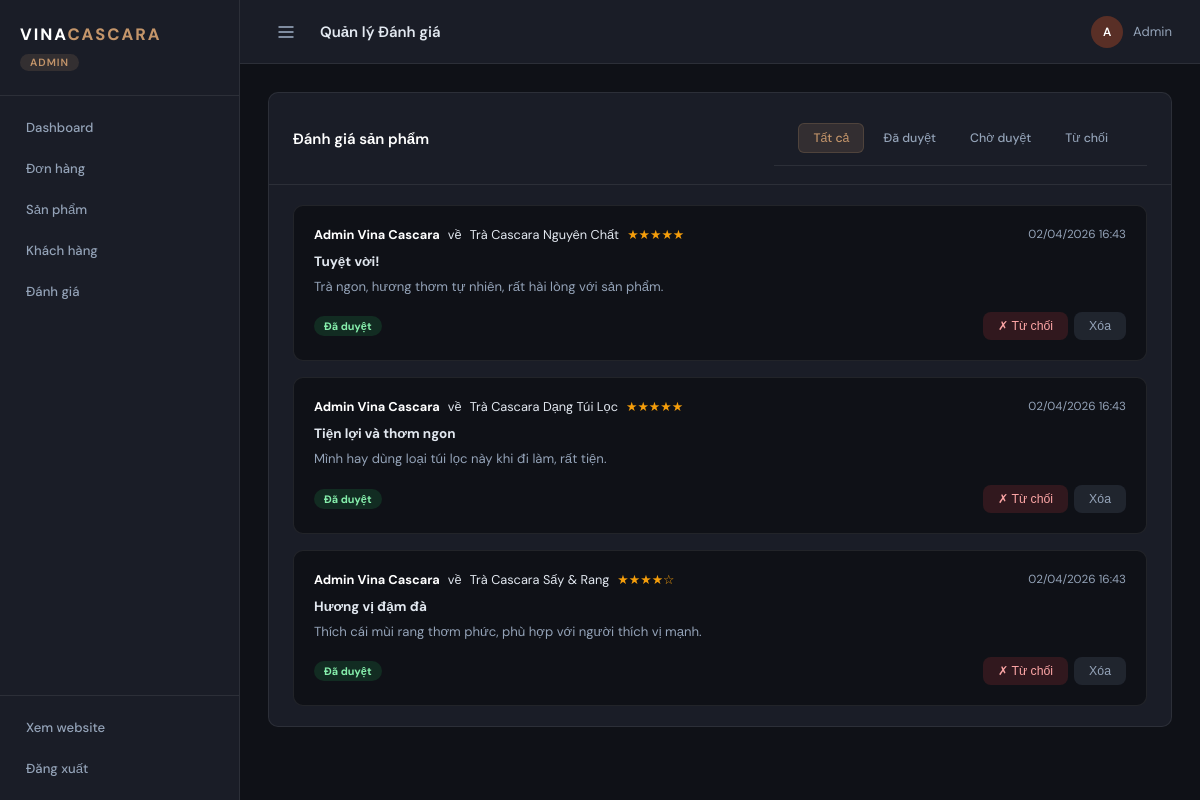
Screenshot of /admin/reviews.php (signed in) with the database file from the repository.
### tables this page shows
CREATE TABLE IF NOT EXISTS `reviews` (
  `id` INT UNSIGNED AUTO_INCREMENT PRIMARY KEY,
  `product_id` INT UNSIGNED NOT NULL,
  `user_id` INT UNSIGNED NOT NULL,
  `order_id` INT UNSIGNED NULL,
  `rating` TINYINT NOT NULL DEFAULT 5 COMMENT '1-5 stars',
  `title` VARCHAR(255) NULL,
  `comment` TEXT NULL,
  `status` ENUM('pending','approved','rejected') NOT NULL DEFAULT 'approved',
  `created_at` TIMESTAMP DEFAULT CURRENT_TIMESTAMP,
  FOREIGN KEY (`product_id`) REFERENCES `products`(`id`) ON DELETE CASCADE,
  FOREIGN KEY (`user_id`) REFERENCES `users`(`id`) ON DELETE CASCADE,
  FOREIGN KEY (`order_id`) REFERENCES `orders`(`id`) ON DELETE SET NULL
);

CREATE TABLE IF NOT EXISTS `users` (
  `id` INT UNSIGNED AUTO_INCREMENT PRIMARY KEY,
  `name` VARCHAR(150) NOT NULL,
  `email` VARCHAR(255) NOT NULL UNIQUE,
  `password` VARCHAR(255) NULL COMMENT 'NULL for Google OAuth users',
  `avatar` VARCHAR(500) NULL,
  `role` ENUM('customer','admin') NOT NULL DEFAULT 'customer',
  `google_id` VARCHAR(100) NULL UNIQUE,
  `phone` VARCHAR(20) NULL,
  `address` TEXT NULL,
  `email_verified` TINYINT(1) NOT NULL DEFAULT 0,
  `created_at` TIMESTAMP DEFAULT CURRENT_TIMESTAMP,
  `updated_at` TIMESTAMP DEFAULT CURRENT_TIMESTAMP ON UPDATE CURRENT_TIMESTAMP
);

CREATE TABLE IF NOT EXISTS `products` (
  `id` INT UNSIGNED AUTO_INCREMENT PRIMARY KEY,
  `category_id` INT UNSIGNED NULL,
  `name` VARCHAR(255) NOT NULL,
  `slug` VARCHAR(255) NOT NULL UNIQUE,
  `short_description` TEXT NULL,
  `description` LONGTEXT NULL,
  `price` DECIMAL(12,2) NOT NULL DEFAULT 0,
  `compare_price` DECIMAL(12,2) NULL COMMENT 'Original price for discount display',
  `stock` INT NOT NULL DEFAULT 0,
  `sku` VARCHAR(100) NULL UNIQUE,
  `weight` DECIMAL(8,2) NULL COMMENT 'In grams',
  `featured` TINYINT(1) NOT NULL DEFAULT 0,
  `status` ENUM('active','inactive','draft') NOT NULL DEFAULT 'active',
  `created_at` TIMESTAMP DEFAULT CURRENT_TIMESTAMP,
  `updated_at` TIMESTAMP DEFAULT CURRENT_TIMESTAMP ON UPDATE CURRENT_TIMESTAMP,
  FOREIGN KEY (`category_id`) REFERENCES `categories`(`id`) ON DELETE SET NULL
);

### core/Auth.php (called while the page is built, shortened)
<?php
class Auth {
    public static function isLoggedIn(): bool {
        return !empty($_SESSION['logged_in']) && !empty($_SESSION['user_id']);
    }
    public static function user(): ?array {
        return [
            'id'     => $_SESSION['user_id'],
            'name'   => $_SESSION['user_name'],
            'email'  => $_SESSION['user_email'],
            'avatar' => $_SESSION['user_avatar'] ?? null,
            'role'   => $_SESSION['user_role'],
        ];
    }
}

### core/Database.php (called while the page is built, shortened)
<?php
class Database {
    private static ?PDO $instance = null;
    public static function getInstance(): PDO {
        if (self::$instance === null) {
            try {
                $dsn_no_db = sprintf('mysql:host=%s;port=%s;charset=utf8mb4', DB_HOST, DB_PORT);
                $pdo = new PDO($dsn_no_db, DB_USER, DB_PASS, [
                    PDO::ATTR_ERRMODE => PDO::ERRMODE_EXCEPTION,
                    PDO::MYSQL_ATTR_INIT_COMMAND => "SET NAMES utf8mb4 COLLATE utf8mb4_unicode_ci"
                ]);
                $dbName = "`" . str_replace("`", "``", DB_NAME) . "`";
                $pdo->exec("CREATE DATABASE IF NOT EXISTS $dbName DEFAULT CHARACTER SET utf8mb4 COLLATE utf8mb4_unicode_ci");
                $pdo->exec("USE $dbName");
                $pdo->setAttribute(PDO::ATTR_DEFAULT_FETCH_MODE, PDO::FETCH_ASSOC);
                $pdo->setAttribute(PDO::ATTR_EMULATE_PREPARES, false);
                self::$instance = $pdo;
                require_once __DIR__ . '/Migrator.php';
                $migrator = new Migrator(self::$instance);
                $migrator->run();
            } catch (PDOException $e) {
                if (defined('APP_DEBUG') && APP_DEBUG) {
                    die('Database connection failed: ' . $e->getMessage());
                } else {
                    die('Service temporarily unavailable (Database Auto-Init Failed).');
                }
            }
        }
        return self::$instance;
    }
    public static function query(string $sql, array $params = []): PDOStatement {
        $stmt = self::getInstance()->prepare($sql);
        $stmt->execute($params);
        return $stmt;
    }
    public static function fetchAll(string $sql, array $params = []): array {
        return self::query($sql, $params)->fetchAll();
    }
}

### core/Migrator.php (called while the page is built, shortened)
<?php
class Migrator {
    private PDO $pdo;
    public function __construct(PDO $pdo) {
        $this->pdo = $pdo;
    }
    public function run() {
        $this->pdo->exec("CREATE TABLE IF NOT EXISTS users (
            id INT AUTO_INCREMENT PRIMARY KEY,
            name VARCHAR(100) NOT NULL,
            email VARCHAR(100) NOT NULL UNIQUE,
            password VARCHAR(255) NULL,
            phone VARCHAR(20) NULL,
            avatar VARCHAR(255) NULL,
            google_id VARCHAR(100) NULL UNIQUE,
            role ENUM('customer', 'admin') DEFAULT 'customer',
            created_at TIMESTAMP DEFAULT CURRENT_TIMESTAMP
        )");
        $this->pdo->exec("CREATE TABLE IF NOT EXISTS categories (
            id INT AUTO_INCREMENT PRIMARY KEY,
            name VARCHAR(100) NOT NULL,
            slug VARCHAR(100) NOT NULL UNIQUE
        )");
        $this->pdo->exec("CREATE TABLE IF NOT EXISTS products (
            id INT AUTO_INCREMENT PRIMARY KEY,
            category_id INT NULL,
            name VARCHAR(200) NOT NULL,
            slug VARCHAR(200) NOT NULL UNIQUE,
            short_description TEXT,
            description TEXT,
            price DECIMAL(10,2) NOT NULL,
            compare_price DECIMAL(10,2) NULL,
            stock INT DEFAULT 0,
            featured TINYINT(1) DEFAULT 0,
            status ENUM('active', 'inactive') DEFAULT 'active',
            created_at TIMESTAMP DEFAULT CURRENT_TIMESTAMP,
            FOREIGN KEY (category_id) REFERENCES categories(id) ON DELETE SET NULL
        )");
        $this->pdo->exec("CREATE TABLE IF NOT EXISTS product_images (
            id INT AUTO_INCREMENT PRIMARY KEY,
            product_id INT NOT NULL,
            image_url VARCHAR(255) NOT NULL,
            alt_text VARCHAR(100) NULL,
            is_primary TINYINT(1) DEFAULT 0,
            sort_order INT DEFAULT 0,
            FOREIGN KEY (product_id) REFERENCES products(id) ON DELETE CASCADE
        )");
        $this->pdo->exec("CREATE TABLE IF NOT EXISTS cart (
            id INT AUTO_INCREMENT PRIMARY KEY,
            user_id INT NULL,
            session_id VARCHAR(100) NULL,
            product_id INT NOT NULL,
            quantity INT DEFAULT 1,
            added_at TIMESTAMP DEFAULT CURRENT_TIMESTAMP,
            FOREIGN KEY (user_id) REFERENCES users(id) ON DELETE CASCADE,
            FOREIGN KEY (product_id) REFERENCES products(id) ON DELETE CASCADE
        )");
        $this->pdo->exec("CREATE TABLE IF NOT EXISTS orders (
            id INT AUTO_INCREMENT PRIMARY KEY,
            order_code VARCHAR(50) NOT NULL UNIQUE,
            user_id INT NULL,
            guest_name VARCHAR(100) NULL,
            guest_email VARCHAR(100) NULL,
            guest_phone VARCHAR(20) NULL,
            shipping_name VARCHAR(100) NOT NULL,
            shipping_phone VARCHAR(20) NOT NULL,
            shipping_address TEXT NOT NULL,
            shipping_province VARCHAR(100) NULL,
            shipping_district VARCHAR(100) NULL,
            subtotal DECIMAL(10,2) NOT NULL,
            shipping_fee DECIMAL(10,2) DEFAULT 0,
            discount DECIMAL(10,2) DEFAULT 0,
            total DECIMAL(10,2) NOT NULL,
            payment_method ENUM('cod', 'vnpay') DEFAULT 'cod',
            payment_status ENUM('pending', 'paid', 'failed', 'refunded') DEFAULT 'pending',
            order_status ENUM('pending', 'confirmed', 'processing', 'shipped', 'delivered', 'cancelled') DEFAULT 'pending',
            vnpay_transaction_no VARCHAR(100) NULL,
            notes TEXT NULL,
            created_at TIMESTAMP DEFAULT CURRENT_TIMESTAMP,
            FOREIGN KEY (user_id) REFERENCES users(id) ON DELETE SET NULL
        )");
        $this->pdo->exec("CREATE TABLE IF NOT EXISTS order_items (
            id INT AUTO_INCREMENT PRIMARY KEY,
            order_id INT NOT NULL,
            product_id INT NULL,
            product_name VARCHAR(200) NOT NULL,
            product_image VARCHAR(255) NULL,
            price DECIMAL(10,2) NOT NULL,
            quantity INT NOT NULL,
            subtotal DECIMAL(10,2) NOT NULL,
            FOREIGN KEY (order_id) REFERENCES orders(id) ON DELETE CASCADE,
            FOREIGN KEY (product_id) REFERENCES products(id) ON DELETE SET NULL
        )");
        $this->pdo->exec("CREATE TABLE IF NOT EXISTS reviews (
            id INT AUTO_INCREMENT PRIMARY KEY,
            product_id INT NOT NULL,
            user_id INT NOT NULL,
            rating INT NOT NULL CHECK (rating >= 1 AND rating <= 5),
            title VARCHAR(150) NULL,
            comment TEXT NULL,
            status ENUM('pending', 'approved', 'rejected') DEFAULT 'pending',
            created_at TIMESTAMP DEFAULT CURRENT_TIMESTAMP,
            FOREIGN KEY (product_id) REFERENCES products(id) ON DELETE CASCADE,
            FOREIGN KEY (user_id) REFERENCES users(id) ON DELETE CASCADE
        )");
        $this->seedData();
    }
    private function seedData() {
        $stmt = $this->pdo->prepare("SELECT id FROM users WHERE email = ?");
        $stmt->execute(['admin@vinacascara.com']);
        $stmt = $this->pdo->query("SELECT COUNT(*) FROM categories");
        $stmt = $this->pdo->query("SELECT COUNT(*) FROM products");
    }
}

### admin/reviews.php (the view, shortened to what this page needs)
<?php
require_once __DIR__ . '/../core/Database.php';
require_once __DIR__ . '/../core/Auth.php';
function e(string $str): string { return htmlspecialchars($str, ENT_QUOTES, 'UTF-8'); }
$adminPageTitle = 'Quản lý Đánh giá';
$reviews = Database::fetchAll(
    "SELECT r.*, u.name as user_name, p.name as product_name, p.slug as product_slug
     FROM reviews r
     JOIN users u ON u.id = r.user_id
     JOIN products p ON p.id = r.product_id
     ORDER BY r.created_at DESC"
);
$statusFilter = $_GET['status'] ?? '';
require __DIR__ . '/../includes/admin_header.php';
?>
<div class="admin-card">
  <div class="card-header">
    <h3>Đánh giá sản phẩm</h3>
    <div class="filter-tabs">
      <a href="/admin/reviews" class="filter-tab <?= !$statusFilter ? 'active' : '' ?>">Tất cả</a>
      <a href="/admin/reviews?status=approved" class="filter-tab <?= $statusFilter==='approved' ? 'active' : '' ?>">Đã duyệt</a>
      <a href="/admin/reviews?status=pending" class="filter-tab <?= $statusFilter==='pending' ? 'active' : '' ?>">Chờ duyệt</a>
      <a href="/admin/reviews?status=rejected" class="filter-tab <?= $statusFilter==='rejected' ? 'active' : '' ?>">Từ chối</a>
    </div>
  </div>
  <div class="reviews-admin-list">
    <?php foreach ($reviews as $review): ?>
    <div class="review-admin-card">
      <div class="review-admin-header">
        <div class="review-admin-meta">
          <strong><?= e($review['user_name']) ?></strong>
          <span>về</span>
          <a href="/product/<?= e($review['product_slug']) ?>" target="_blank">
            <?= e($review['product_name']) ?>
          </a>
          <span class="stars-text">
            <?= str_repeat('★', $review['rating']) ?><?= str_repeat('☆', 5 - $review['rating']) ?>
          </span>
        </div>
        <div class="review-admin-date"><?= date('d/m/Y H:i', strtotime($review['created_at'])) ?></div>
      </div>
      <?php if ($review['title']): ?>
      <div class="review-title-text"><strong><?= e($review['title']) ?></strong></div>
      <?php endif; ?>
      <p class="review-comment-text"><?= e($review['comment']) ?></p>
      <div class="review-admin-actions">
        <span class="badge <?= match($review['status']) {
          'approved' => 'badge-green',
          'rejected' => 'badge-red',
          default => 'badge-yellow'
        } ?>"><?= match($review['status']) {
          'approved' => 'Đã duyệt',
          'rejected' => 'Từ chối',
          default => 'Chờ duyệt'
        } ?></span>
        <div class="action-btns">
          <?php if ($review['status'] !== 'rejected'): ?>
          <form method="POST" style="display:inline">
            <button type="submit" name="reject" class="btn btn-sm badge-red">✗ Từ chối</button>
          </form>
          <?php endif; ?>
          <form method="POST" style="display:inline" onsubmit="return confirm('Xóa đánh giá này?')">
            <button type="submit" name="delete" class="btn btn-sm badge-gray">Xóa</button>
          </form>
        </div>
      </div>
    </div>
    <?php endforeach; ?>
  </div>
</div>
<?php require __DIR__ . '/../includes/admin_footer.php'; ?>

### app/Views/includes/admin_header.php (shortened to what this page needs)
<?php
$adminUser = Auth::user();
$adminPageTitle = $adminPageTitle ?? 'Dashboard';
?>
<!DOCTYPE html>
<html lang="vi">
<head>
  <link rel="stylesheet" href="/assets/css/admin.css">
</head>
<body class="admin-body">
<div class="admin-layout">
  <aside class="admin-sidebar" id="adminSidebar">
    <div class="sidebar-header">
      <div class="sidebar-logo">
        <span class="logo-main">VINA</span><span class="logo-accent">CASCARA</span>
      </div>
      <span class="sidebar-badge">Admin</span>
    </div>
    <nav class="sidebar-nav">
      <?php
      $currentPath = trim(parse_url($_SERVER['REQUEST_URI'], PHP_URL_PATH), '/');
      $navItems = [
        ['href' => 'admin', 'icon' => 'grid', 'label' => 'Dashboard'],
        ['href' => 'admin/orders', 'icon' => 'package', 'label' => 'Đơn hàng'],
        ['href' => 'admin/products', 'icon' => 'box', 'label' => 'Sản phẩm'],
        ['href' => 'admin/customers', 'icon' => 'users', 'label' => 'Khách hàng'],
        ['href' => 'admin/reviews', 'icon' => 'star', 'label' => 'Đánh giá'],
      ];
      foreach ($navItems as $item):
        $isActive = $currentPath === $item['href'];
      ?>
      <a href="/<?= $item['href'] ?>" class="nav-item <?= $isActive ? 'active' : '' ?>">
        <span><?= $item['label'] ?></span>
      </a>
      <?php endforeach; ?>
    </nav>
    <div class="sidebar-footer">
      <a href="/" class="nav-item" target="_blank">
        <span>Xem website</span>
      </a>
      <a href="/admin/logout" class="nav-item nav-item-danger">
        <span>Đăng xuất</span>
      </a>
    </div>
  </aside>
  <div class="admin-main">
    <header class="admin-topbar">
      <button class="sidebar-toggle" onclick="toggleSidebar()">
        <svg viewBox="0 0 24 24" fill="none" stroke="currentColor" stroke-width="2"><line x1="3" y1="12" x2="21" y2="12"/><line x1="3" y1="6" x2="21" y2="6"/><line x1="3" y1="18" x2="21" y2="18"/></svg>
      </button>
      <div class="topbar-title"><?= e($adminPageTitle) ?></div>
      <div class="topbar-user">
        <?php if ($adminUser['avatar']): ?>
        <img src="<?= e($adminUser['avatar']) ?>" alt="Avatar" class="topbar-avatar">
        <?php else: ?>
        <div class="topbar-initials"><?= strtoupper(substr($adminUser['name'], 0, 1)) ?></div>
        <?php endif; ?>
        <span><?= e(explode(' ', $adminUser['name'])[0]) ?></span>
      </div>
    </header>
    <div class="admin-content">

### app/Views/includes/admin_footer.php (shortened to what this page needs)
    </div>
  </div>
</div>
</body>
</html>

### rows the page displays
reviews: user.name "Admin Vina Cascara", product.name "Trà Cascara Nguyên Chất", rating "★★★★★", created_at "02/04/2026 16:43", title "Tuyệt vời!", comment "Trà ngon, hương thơm tự nhiên, rất hài lòng với sản phẩm.", status "Đã duyệt"
reviews: user.name "Admin Vina Cascara", product.name "Trà Cascara Dạng Túi Lọc", rating "★★★★★", created_at "02/04/2026 16:43", title "Tiện lợi và thơm ngon", comment "Mình hay dùng loại túi lọc này khi đi làm, rất tiện.", status "Đã duyệt"
reviews: user.name "Admin Vina Cascara", product.name "Trà Cascara Sấy & Rang", rating "★★★★", rating "☆", created_at "02/04/2026 16:43", title "Hương vị đậm đà", comment "Thích cái mùi rang thơm phức, phù hợp với người thích vị mạnh.", status "Đã duyệt"

### other values shown
$item['label'] "Dashboard"
$item['label'] "Đơn hàng"
$item['label'] "Sản phẩm"
$item['label'] "Khách hàng"
$item['label'] "Đánh giá"
$adminPageTitle "Quản lý Đánh giá"
substr($adminUser['name'], 0, 1) "A"
explode(' ', $adminUser['name'])[0] "Admin"
